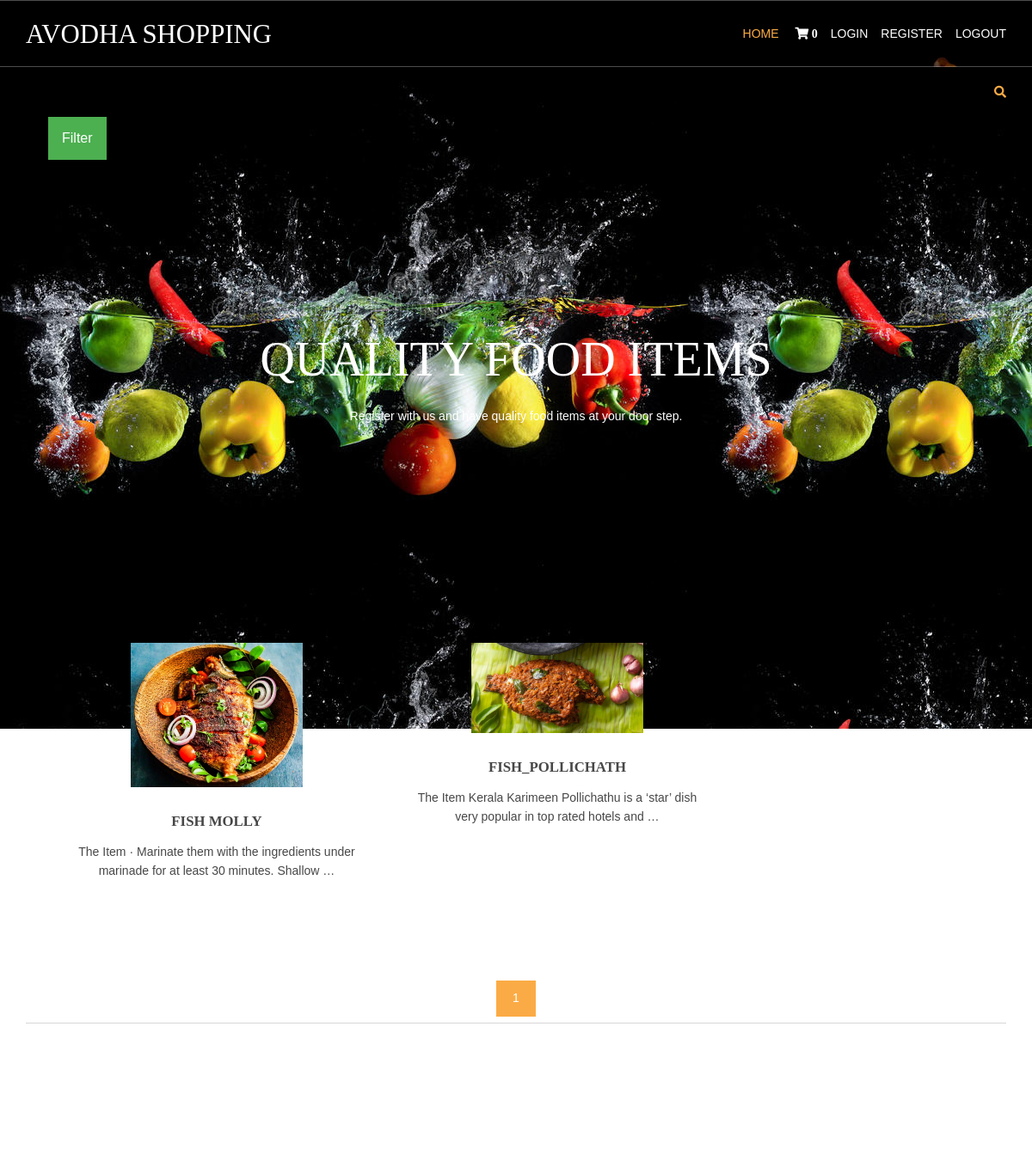
The app's page /fish-recieps/ with its own data.
### shop/models.py (models this page shows, shortened)
class products(models.Model):
        name = models.CharField(max_length=250, unique=True)
        slug = models.SlugField(max_length=250,unique=True)
        img=models.ImageField(upload_to='product')
        desc=models.TextField()
        stock=models.IntegerField()
        available=models.BooleanField()
        price=models.IntegerField()
        category=models.ForeignKey(Categ,on_delete=models.CASCADE)
        def get_url(self):
            return reverse('details',args=[self.category.slug,self.slug])

### shop/views.py (the view)
# urls.py: 2. Add a URL to urlpatterns:  path('', views.home, name='home')
def home(request,c_slug=None):
    c_page=None
    prodt=None
    if c_slug != None:
        c_page = get_object_or_404(Categ,slug=c_slug)
        prodt = products.objects.filter(category=c_page,available=True)
    else:
        prodt = products.objects.all().filter(available=True)
    cat=Categ.objects.all()
    paginator=Paginator(prodt,6)
    try:
        page=int(request.GET.get('page','1'))
    except:
        page=1
    try:
        pro=paginator.page(page)
    except(EmptyPage,InvalidPage):
        pro=paginator.page(paginator.num_pages)
    return render(request, "index.html",{'pr':prodt,'ct':cat,'pg':pro})

### cart/context_processor.py (called while the page is built)
def count(request):
    item_count=0
    if 'admin' in request.path:
        return {}
    else:
        try:
            ct=cartlist.objects.filter(cart_id=c_id(request))
            cti=item.objects.all().filter(cart=ct[:1])
            for c in cti:
                item_count += c.quan
        except cartlist.DoesNotExist:
            item_count=0
        return dict(itc=item_count)

### cart/views.py (called while the page is built)
def c_id(request):
    ct_id=request.session.session_key
    if not ct_id:
        ct_id=request.session.create()
    return ct_id

### shop/models.py (called while the page is built)
    def get_url(self):
        return reverse('prod_cat',args=[self.slug])

### templates/index.html (shortened to what this page needs)
{% extends 'base.html' %}
{% block content %}
{% load static %}
<html lang="">
<head>
<link href="{% static 'hm//layout/styles/layout.css' %}" rel="stylesheet" type="text/css" media="all">
</head>
<body id="top">
<div class="abcd" style="background-image:url({% static 'hm///images/demo/backgrounds/bg2.jpg'%} );">
<div class="wrapper row0">
    <div id="topbar" class="hoc clear">
  <div class="fl_right">
        <ul class="nospace">
          <li id="searchform">
          </li>
        </ul>
      </div>
       </div>
  </div>
  <div class="dropdown">
  <button class="dropbtn">Filter</button>
</div>
  <div id="pageintro" class="hoc clear">
    <article>
      <h3 class="heading">QUALITY FOOD ITEMS</h3>
      <p>Register with us and have quality food items at your door step.</p>
    </article>
  </div>
</div>
<div class="wrapper row3">
  <main class="hoc container clear">
    <section id="introblocks">
      <ul class="nospace group btmspace-80">
       {% for i in pg.object_list %}
        <li class="one_third">
          <figure><a class="imgover" href={{i.get_url}}><img src="{{i.img.url}}" alt="" style="width:200"></a>
            <figcaption>
              <h6 class="heading">{{i.name}}</h6>
              <p>The Item {{i.desc|truncatewords:14}}</p><br>
            </figcaption>
          </figure>
        </li>
        {% endfor %}
      </ul>
    </section>
<center>
{% for p in pg.paginator.page_range %}
  <a href="?page={{p}}" class="btn btn-light btn-sm {% if pg.number == p %} active {% endif %}"> {{p}} </a>
{% endfor %}
</center>
    <hr class="btmspace-80">
  </main>
</div>
{% endblock %}

### static/hm/layout/styles/layout.css (style rules this page uses)
#topbar { padding:20px 0; font-size:.8rem; text-transform:uppercase; }
#topbar ul li { display:inline-block; margin-right:15px; }
#topbar ul li:last-child { margin-right:0; padding-right:0; border-right:none; }
#topbar #searchform { position:relative; line-height:1; z-index:9999; }
#topbar #searchform::after { display:block; height:18px; line-height:18px; padding:0; font-family:"Font Awesome\ 5 Free"; font-weight:900; font-size:1rem; content:"\f002"; }
#topbar #searchform ::placeholder { text-transform:capitalize; }
#pageintro { padding:200px 0 300px; }
#pageintro article, #pageintro article p { display:block; max-width:75%; margin:0 auto; text-align:center; }
#pageintro article p { max-width:65%; line-height:2rem; }
#pageintro .heading { margin-bottom:20px; font-size:4rem; }
.container { padding:80px 0; }
#introblocks { display:block; position:relative; margin:-180px 0 0 0; z-index:1; text-align:center; }
#introblocks figure figcaption { display:block; padding:30px 0 0 0; text-align:center; }
#introblocks figure figcaption .heading { font-size:1.2rem; font-weight:700; margin-bottom:0; }
*, *::before, *::after { transition:all .3s ease-in-out; }
body { color:#A5A6AA; background-color:#1C1D21; }
a { color:#FBAB45; }
hr, .borderedbox { border-color:#D7D7D7; }
.btn, .btn.inverse:hover { color:#FFFFFF; background-color:#FBAB45; border-color:#FBAB45; }
.imgover, .imgover:hover::after { color:#FFFFFF; }
.row3 { color:#474747; background-color:#FFFFFF; }
#topbar #searchform { color:#FBAB45; }
#pageintro { color:#FFFFFF; }
@media screen and (min-width:1140px) { .hoc { max-width:1140px; } }

### static/hm/layout/styles/framework.css (style rules this page uses)
html { overflow-y:scroll; overflow-x:hidden; }
html, body { margin:0; padding:0; font-size:14px; line-height:1.6em; }
*, *::before, *::after { box-sizing:border-box; }
.nospace { margin:0; padding:0; list-style:none; }
.btn { display:inline-block; padding:8px 18px 10px; text-transform:uppercase; border:1px solid; }
.clear, .group { display:block; }
.clear::before, .clear::after, .group::before, .group::after { display:table; content:""; }
.clear, .clear::after, .group, .group::after { clear:both; }
a { outline:none; text-decoration:none; }
.fl_right, .imgr { float:right; }
img { width:auto; max-width:100%; height:auto; margin:0; padding:0; border:none; line-height:normal; vertical-align:middle; }
.imgover { display:inline-block; position:relative; max-width:100%; }
.imgover::before, .imgover::after { display:block; position:absolute; content:""; text-align:center; opacity:0; }
.imgover::before { top:0; right:0; bottom:0; left:0; }
.imgover::after { top:50%; left:50%; width:50px; height:50px; line-height:50px; margin:-25px 0 0 -25px; font-family:"Font Awesome\ 5 Free"; font-weight:900; content:"\f067"; font-size:28px; }
body, input, textarea, select { font-family:Verdana, Geneva, sans-serif; }
h1, h2, h3, h4, h5, h6, .heading { font-family:Georgia, "Times New Roman", Times, serif; }
label, input, textarea, select, button { display:block; resize:none; outline:none; color:inherit; font-size:inherit; font-family:inherit; vertical-align:middle; }
::placeholder { opacity:1; }
h1, h2, h3, h4, h5, h6, .heading { margin:0 0 20px 0; font-size:1.4rem; line-height:normal; font-weight:normal; text-transform:uppercase; }
hr { display:block; width:100%; height:1px; border:solid; border-width:1px 0 0 0; }
.wrapper { display:block; position:relative; width:100%; margin:0; padding:0; text-align:left; word-wrap:break-word; }
.hoc { display:block; margin:0 auto; }
address, article, aside, figcaption, figure, footer, header, main, nav, section { display:block; margin:0; padding:0; }
.one_half, .one_third, .two_third, .one_quarter, .two_quarter, .three_quarter { display:inline-block; float:left; margin:0 0 0 4.21052%; list-style:none; }
.one_third { width:30.52631%; }
.btmspace-80 { margin-bottom:80px; }

### templates/index.html (style rules this page uses)
.dropbtn { background-color: #4CAF50; color: white; padding: 16px; font-size: 16px; border: none; cursor: pointer; }
.dropdown { position: relative; padding-left:56px; display: inline-block; }

### records on screen
products: img (picture), name "FISH MOLLY", desc "· Marinate them with the ingredients under marinade for at least 30 minutes. Shallow …"
products: img (picture), name "FISH_POLLICHATH", desc "Kerala Karimeen Pollichathu is a ‘star’ dish very popular in top rated hotels and …"

### other values on screen
{{ itc }} "0"
{{ p }} "1"
